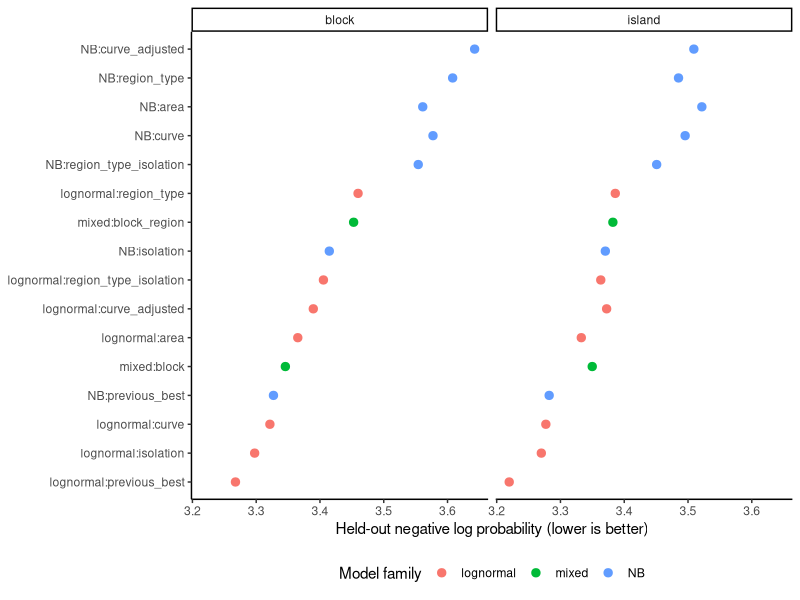
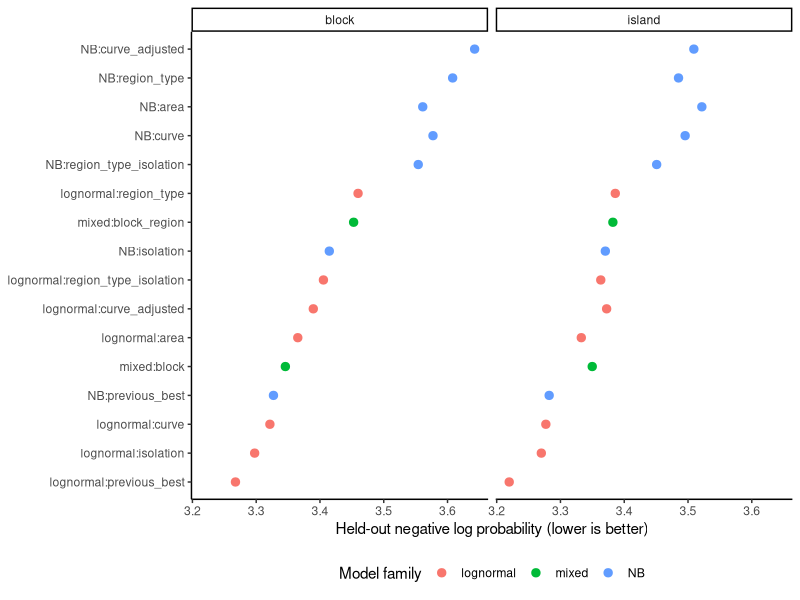

The R source for these figures, in order:
# Run from paleo-islands. All 61 islands; no richness-based filtering.
library(readxl)
library(MASS)
library(lme4)
library(splines)
library(ggplot2)

# Inputs and candidates ----
d <- as.data.frame(read_excel('data/richness/island-richness-area.xlsx',sheet='Island isolation'))
blocks <- read.csv('area-estimation/results/model-suite/geographic-blocks.csv')
d$block <- factor(blocks$block[match(d$island, blocks$island)])
d$region <- factor(d$region)
d$type <- factor(d$type)
d$group <- factor(ifelse(d$region=='Caribbean','Caribbean','Other'))
d$log_area <- log(d$area_km2/10000)
d$log_mainland <- log1p(d$distance_mainland_km)
d$log_richness <- log(d$n_sp)
stopifnot(nrow(d)==61, !anyNA(d$block), all(d$n_sp>0))
out <- 'area-estimation/results/model-suite'
plots.dir <- 'area-estimation/plots/model-suite'
dir.create(plots.dir,recursive=TRUE,showWarnings=FALSE)
write.csv(d,file.path(out,'input-data.csv'),row.names=FALSE)
write.csv(as.data.frame(table(d$region,d$type)),file.path(out,'region-type-counts.csv'),row.names=FALSE)
forms <- list(area=~log_area, isolation=~log_area+log_mainland,
 region_type=~log_area+region+type,
 region_type_isolation=~log_area+region+type+log_mainland,
 previous_best=~log_area*group+log_mainland,
 curve=~ns(log_area,df=3),
 curve_adjusted=~ns(log_area,df=3)+region+type+log_mainland)
candidates <- data.frame()
for(family in c('lognormal','NB')) {
 for(model in names(forms)) candidates <- rbind(candidates,data.frame(id=paste(family,model,sep=':'),family,model))
}
forms$block <- ~log_area+type+log_mainland+(1|block)
forms$block_region <- ~log_area+region+type+log_mainland+(1|block)
candidates <- rbind(candidates,data.frame(id=c('mixed:block','mixed:block_region'),family='mixed',model=c('block','block_region')))

# Repeated fitting/prediction helpers keep validation identical across models.
fit_model <- function(family, form, train) {
 if(family=='NB') return(glm.nb(update(form,n_sp~.),data=train,control=glm.control(maxit=200)))
 if(family=='mixed') return(lmer(update(form,log_richness~.),data=train,REML=FALSE))
 lm(update(form,log_richness~.),data=train)
}
forecast <- function(fit,family,test,new_block=FALSE) {
 if(family=='NB') {
  mu <- as.numeric(predict(fit,test,type='response'))
  med <- qnbinom(.5,mu=mu,size=fit$theta)
  return(data.frame(pred_mean=mu,pred_log=log(pmax(med,.5)),log_probability=dnbinom(test$n_sp,mu=mu,size=fit$theta,log=TRUE)))
 }
 if(family=='mixed') {
  eta <- as.numeric(predict(fit,test,allow.new.levels=TRUE,re.form=if(new_block) NA else NULL))
  variance <- sigma(fit)^2
  if(new_block) variance <- variance+as.numeric(VarCorr(fit)$block[1])
 } else {
  eta <- as.numeric(predict(fit,test))
  variance <- sum(residuals(fit)^2)/nobs(fit)
 }
 prob <- plnorm(test$n_sp+.5,eta,sqrt(variance))-plnorm(pmax(0,test$n_sp-.5),eta,sqrt(variance))
 data.frame(pred_mean=exp(eta+variance/2),pred_log=eta,log_probability=log(pmax(prob,1e-300)))
}
# Lognormal likelihoods are evaluated on integer bins for predictive scoring;
# AICc remains comparable only within a response family.
models <- list(); fit_stats <- data.frame(); predictions <- data.frame(); issues <- data.frame()
for(j in seq_len(nrow(candidates))) {
 id <- candidates$id[j]; family <- candidates$family[j]; form <- forms[[candidates$model[j]]]
 messages <- character()
 fit <- withCallingHandlers(fit_model(family,form,d),warning=function(w){messages <<- c(messages,conditionMessage(w));invokeRestart('muffleWarning')})
 models[[id]] <- fit
 k <- attr(logLik(fit),'df')
 singular <- family=='mixed' && isSingular(fit)
 fit_stats <- rbind(fit_stats,data.frame(id,family,k,AICc=AIC(fit)+2*k*(k+1)/(nrow(d)-k-1),singular))
 if(length(messages)) issues <- rbind(issues,data.frame(id,validation='full',fold='all',message=paste(unique(messages),collapse=' | ')))
 for(validation in c('island','block')) {
  folds <- if(validation=='island') d$island else levels(d$block)
  for(fold in folds) {
   hold <- if(validation=='island') d$island==fold else d$block==fold
   train <- d[!hold, ]; test <- d[hold, ]
   messages <- character()
   fitted <- tryCatch(withCallingHandlers(fit_model(family,form,train),warning=function(w){messages <<- c(messages,conditionMessage(w));invokeRestart('muffleWarning')}),error=function(e)e)
   if(inherits(fitted,'error')) {
    issues <- rbind(issues,data.frame(id,validation,fold,message=conditionMessage(fitted))); next
   }
   # Singleton blocks are unseen even in leave-one-island-out validation.
   unseen <- validation=='block' || !as.character(test$block[1]) %in% as.character(train$block)
   p <- forecast(fitted,family,test,new_block=unseen)
   predictions <- rbind(predictions,data.frame(id,validation,fold,island=test$island,
      observed=test$n_sp,observed_log=test$log_richness,p))
   if(family=='mixed' && isSingular(fitted)) messages <- c(messages,'singular random effect')
   if(family=='NB' && !fitted$converged) messages <- c(messages,'GLM not converged')
   if(length(messages)) issues <- rbind(issues,data.frame(id,validation,fold,message=paste(unique(messages),collapse=' | ')))
  }
 }
 cat(id,'complete\n')
}
comparison <- data.frame()
for(id in candidates$id) {
 for(validation in c('island','block')) {
  z <- predictions[predictions$id==id & predictions$validation==validation, ]
  comparison <- rbind(comparison,data.frame(id,validation,n=nrow(z),
    negative_log_score=-mean(z$log_probability),log_RMSE=sqrt(mean((z$observed_log-z$pred_log)^2)),
    count_RMSE=sqrt(mean((z$observed-z$pred_mean)^2))))
 }
}
comparison <- merge(comparison,fit_stats,by='id')
comparison <- comparison[order(comparison$validation,comparison$negative_log_score), ]
write.csv(comparison,file.path(out,'model-comparison.csv'),row.names=FALSE)
write.csv(predictions,file.path(out,'held-out-predictions.csv'),row.names=FALSE)
write.csv(issues,file.path(out,'fit-issues.csv'),row.names=FALSE)
saveRDS(models,file.path(out,'models.rds'))
saveRDS(list(data=d,candidates=candidates,forms=forms),file.path(out,'analysis-input.rds'))

# Paired block-score comparisons with previous model ----
paired <- data.frame()
ref <- predictions[predictions$id=='lognormal:previous_best' & predictions$validation=='block', ]
for(id in candidates$id) {
 z <- predictions[predictions$id==id & predictions$validation=='block', ]
 difference <- z$log_probability-ref$log_probability[match(z$island,ref$island)]
 totals <- aggregate(difference,list(block=z$fold),sum)$x
 paired <- rbind(paired,data.frame(id,log_score_gain=sum(totals),SE=sqrt(length(totals)*var(totals))))
}
write.csv(paired,file.path(out,'paired-block-comparison.csv'),row.names=FALSE)

# Figures ----
theme_set(theme_classic(base_size=11))
p <- ggplot(comparison,aes(negative_log_score,reorder(id,negative_log_score),colour=family)) +
 geom_point(size=2.5)+facet_wrap(~validation)+labs(x='Held-out negative log probability (lower is better)',y=NULL,colour='Model family')+
 theme(legend.position='bottom')
ggsave(file.path(plots.dir,'predictive-comparison.png'),p,width=11,height=7,dpi=180)
ggsave(file.path(plots.dir,'predictive-comparison.pdf'),p,width=11,height=7)
capture.output(sessionInfo(),file=file.path(out,'session-info.txt'))
print(comparison)
